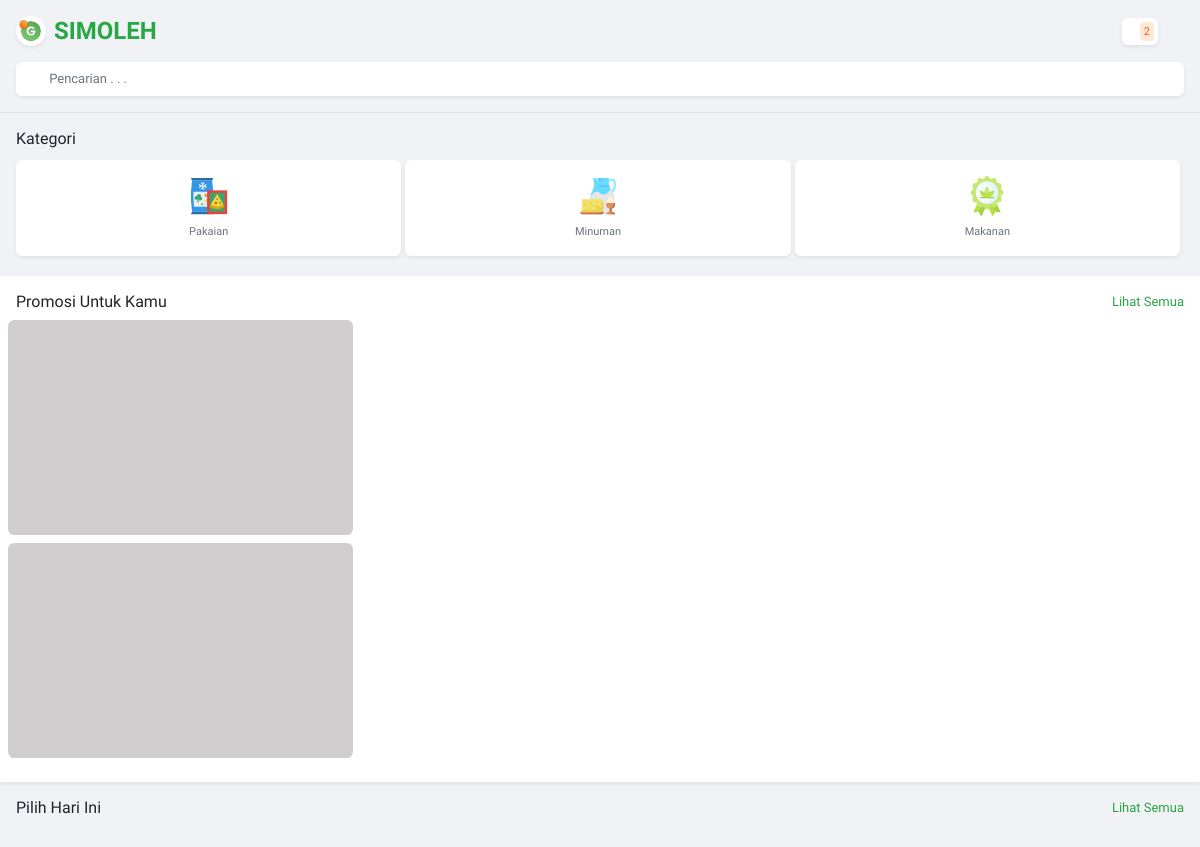
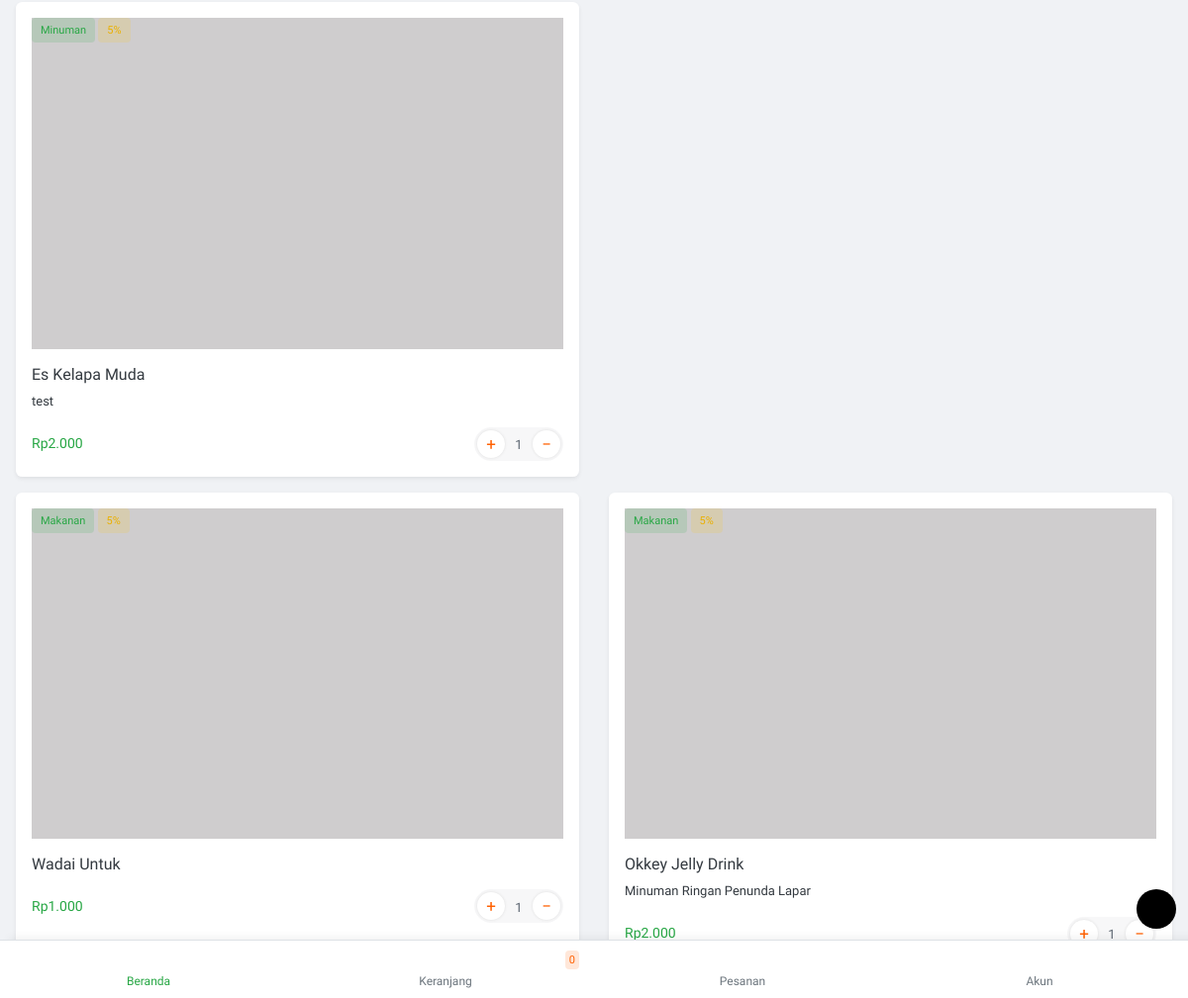
The page / on the database its author committed (2 pictures, top to bottom).
### tables this page shows
CREATE TABLE `tb_kategori` (
  `id_kategori` int(11) NOT NULL,
  `nama_kategori` varchar(50) NOT NULL,
  `slug` varchar(50) NOT NULL,
  `icon` varchar(20) NOT NULL
);

CREATE TABLE `tb_produk` (
  `id_produk` int(11) NOT NULL,
  `id_kategori` int(11) NOT NULL,
  `nama_produk` varchar(50) NOT NULL,
  `harga` varchar(50) NOT NULL,
  `harga_promosi` varchar(50) NOT NULL,
  `deskripsi` text NOT NULL,
  `gambar` varchar(100) NOT NULL,
  `promosi` int(11) NOT NULL,
  `terlaris` int(11) NOT NULL
);

### application/controllers/beranda.php (called while the page is built, shortened)
<?php
class Beranda extends CI_Controller {
	function __construct(){
		$this->load->model('mberanda');
	}
	public function index()
	{
		$data['data_kategori'] = $this->mberanda->get_kategori();
		$data['data_promosi'] = $this->mberanda->get_promosi();
		$this->load->view('tema/head');
		$this->load->view('beranda',$data);
		$this->load->view('tema/menu');
		$this->load->view('tema/footer');
	}
}

### index.php (called while the page is built, shortened)
<?php
require_once BASEPATH.'core/CodeIgniter.php';

### application/models/mberanda.php (called while the page is built, shortened)
<?php if ( ! defined('BASEPATH')) exit('No direct script access allowed');
class Mberanda extends CI_Model {
public function get_kategori()
	{
		$query = $this->db->query("SELECT * FROM `tb_kategori` ORDER BY `tb_kategori`.`id_kategori` DESC");
		return $query;
	}
public function get_promosi()
	{
		$query = $this->db->query("SELECT * FROM `tb_produk` WHERE promosi=1");
		return $query;
	}
}

### application/views/beranda.php (the view)
<div class="osahan-home-page">
   <div class="border-bottom p-3">
      <div class="title d-flex align-items-center">
         <a href="home.html" class="text-decoration-none text-dark d-flex align-items-center">
            <img class="osahan-logo mr-2" src="img/logo.svg">
            <h4 class="font-weight-bold text-success m-0">SIMOLEH</h4>
         </a>
         <p class="ml-auto m-0">
            <a href="notification.html" class="text-decoration-none bg-white p-1 rounded shadow-sm d-flex align-items-center">
            <i class="text-dark icofont-notification"></i>
            <span class="badge badge-danger p-1 ml-1 small">2</span>
            </a>
         </p>
         <a class="toggle ml-3" href="#"><i class="icofont-navigation-menu"></i></a>
      </div>
      <a href="<?= site_url()?>pencarian" class="text-decoration-none">
         <div class="input-group mt-3 rounded shadow-sm overflow-hidden bg-white">
            <div class="input-group-prepend">
               <button class="border-0 btn btn-outline-secondary text-success bg-white"><i class="icofont-search"></i></button>
            </div>
            <input type="text" class="shadow-none border-0 form-control pl-0" placeholder="Pencarian . . ." aria-label="" aria-describedby="basic-addon1">
         </div>
      </a>
   </div>
   <div class="osahan-body">
      <div class="p-3 osahan-categories">
         <h6 class="mb-2">Kategori</h6>
      <?php $chunks = array_chunk($data_kategori->result(), 4); ?>
         <?php foreach ($chunks as $data_chunk): ?>
          <div class="row m-0">
         		<?php foreach ($data_chunk as $key => $data): ?>
              <div class="col pl-0 pr-1 py-1">
                 <div class="bg-white shadow-sm rounded text-center  px-2 py-3 c-it">
                    <a href="<?= base_url('')?>beranda/kategori/<?= strtolower($data->nama_kategori); ?>">
                       <img src="<?php echo base_url()?>file/<?php echo $data->icon; ?>" class="img-fluid px-2">
                       <p class="m-0 pt-2 text-muted text-center"><?= $data->nama_kategori; ?></p>
                    </a>
                 </div>
              </div>
          	<?php endforeach;?>
           </div>
         <?php endforeach;?>
      </div>
      <div class="py-3 bg-white osahan-promos shadow-sm">
         <div class="d-flex align-items-center px-3 mb-2">
            <h6 class="m-0">Promosi Untuk Kamu</h6>
            <a href="promos.html" class="ml-auto text-success">Lihat Semua</a>
         </div>
         <div class="promo-slider">
            <?php foreach ($data_promosi->result() as $data): ?>
            <div class="osahan-slider-item m-2">
               <a href=""><img src="<?= base_url()?>file/<?php echo $data->gambar; ?>" class="img-fluid mx-auto rounded" alt="<?= $data->nama_produk; ?>"></a>
            </div>
            <?php endforeach;?>
         </div>
      </div>
      <div class="title d-flex align-items-center mb-3 mt-3 px-3">
         <h6 class="m-0">Pilih Hari Ini</h6>
         <a class="ml-auto text-success" href="picks_today.html">Lihat Semua</a>
      </div>
      <div class="pick_today px-3">
         <?php $a=1; foreach ($data_kategori->result() as $data): ?>
         <div class="row <?php if ($a>=2) { echo "pt-3"; }?>">
            <?php
            $id_kategori = $data->id_kategori;
            $data_produk = $this->db->query("SELECT * FROM `tb_produk` JOIN tb_kategori ON tb_produk.id_kategori=tb_kategori.id_kategori WHERE tb_produk.id_kategori='$id_kategori' LIMIT 2");
            foreach ($data_produk->result() as $data_p): ?>
            <div class="col-6">
               <div class="list-card bg-white h-100 rounded overflow-hidden position-relative shadow-sm">
                  <div class="list-card-image">
                     <a href="product_details.html" class="text-dark">
                        <div class="member-plan position-absolute">
                           <span class="badge mt-3 mb-3 ml-3 badge-success"><?= $data_p->nama_kategori; ?></span>
                           <span class="badge badge-warning">5%</span>
                        </div>
                        <div class="p-3">
                           <img src="<?= base_url()?>file/<?= $data_p->gambar;?>" class="img-fluid item-img w-100 mb-3">
                           <h6><?= $data_p->nama_produk; ?></h6>
                           <p><?= $data_p->deskripsi; ?></p>
                           <div class="d-flex align-items-center">
                              <h6 class="price m-0 text-success"><?= "Rp" . number_format($data_p->harga,0,',','.'); ?></h6>
                     <a class="ml-auto" href="cart.html">
                     <div class="input-group input-spinner ml-auto cart-items-number">
                     <div class="input-group-prepend">
                     <button class="btn btn-success btn-sm" type="button" id="button-plus"> + </button>
                     </div>
                     <input type="text" class="form-control" value="1">
                     <div class="input-group-append">
                     <button class="btn btn-success btn-sm" type="button" id="button-minus"> − </button>
                     </div>
                     </div>
                     </a>
                     </div>
                     </div>
                     </a>
                  </div>
               </div>
            </div>
            <?php endforeach;?>
         </div>
         <?php $a++; endforeach;?>
      </div>
      <div class="title d-flex align-items-center p-3">
      </div>
   </div>
</div>

### application/views/tema/head.php (shortened to what this page needs)
<!DOCTYPE html>
<html lang="en">
<head>
	<link rel="stylesheet" type="text/css" href="<?php echo base_url() ?>assets2/vendor/slick/slick.min.css"/>
	<link rel="stylesheet" type="text/css" href="<?php echo base_url() ?>assets2/vendor/slick/slick-theme.min.css"/>
	<link href="<?php echo base_url() ?>assets2/vendor/icons/icofont.min.css" rel="stylesheet" type="text/css">
	<link href="<?php echo base_url() ?>assets2/vendor/bootstrap/css/bootstrap.min.css" rel="stylesheet">
	<link href="<?php echo base_url() ?>assets2/vendor/snackbar/snackbar.min.css" rel="stylesheet">
	<link href="<?php echo base_url() ?>assets2/css/style.css" rel="stylesheet">
	<link href="<?php echo base_url() ?>assets2/vendor/sidebar/demo.css" rel="stylesheet">
</head>
<body class="fixed-bottom-padding">
<div class="theme-switch-wrapper"
	 style="display: <?php echo ($this->uri->segment(2) === 'alamatpeta' || $this->uri->segment(2) === 'checkout' || $this->uri->segment(2) === 'proses') ? 'none' : 'block' ?>">
	<label class="theme-switch" for="checkbox">
		<i class="icofont-moon"></i>
	</label>
</div>

### application/views/tema/menu.php
<div class="osahan-menu-fotter fixed-bottom bg-white text-center border-top">
	<div class="row m-0">
		<a href="<?= base_url() ?>beranda"
		   class="text-muted col small text-decoration-none p-2 <?php if ($this->session->userdata('menu') == 'beranda') {
			   echo "selected";
		   } ?>">
			<p class="h5 m-0"><i class="<?php if ($this->session->userdata('menu') == 'beranda') {
					echo "text-success";
				} ?> icofont-grocery"></i></p>
			Beranda
		</a>
		<a style="position: relative" href="<?= base_url() ?>keranjang"
		   class="text-muted col small text-decoration-none p-2 <?php if ($this->session->userdata('menu') == 'keranjang') {
			   echo "selected";
		   } ?>">
			<p class="h5 m-0"><i class="icofont-cart"></i></p>
			Keranjang
			<div style="position: absolute;top:10px;right: 15px" class="badge badge-danger p-1 ml-1 small"
				 id="cart-item-count">0
			</div>
		</a>
		<a href="<?= base_url() ?>pesanan"
		   class="text-muted col small text-decoration-none p-2 <?php if ($this->session->userdata('menu') == 'pesanan') {
			   echo "selected";
		   } ?>">
			<p class="h5 m-0"><i class="icofont-bag"></i></p>
			Pesanan
		</a>
		<a href="<?= base_url() ?>akun"
		   class="text-muted col small text-decoration-none p-2 <?php if ($this->session->userdata('menu') == 'akun') {
			   echo "selected";
		   } ?>">
			<p class="h5 m-0"><i class="icofont-user"></i></p>
			Akun
		</a>
	</div>
</div>

### application/views/tema/footer.php (shortened to what this page needs)
</body>
</html>

### assets2/css/style.css (style rules this page uses)
body { font-family: 'Ubuntu', sans-serif; font-size: 13px; background-color: #f0f2f5; }
.small, small { font-size: 12px; }
div,a { outline: none !important; text-decoration: none !important; }
a.selected { color: #28a745 !important; }
.fixed-bottom-padding { padding-bottom: 59px; }
.fixed-bottom { border-radius: 0px; box-shadow: 10px -1px 10px rgba(0, 0, 0, .075); height: 59px; }
.osahan-logo { height: 30px; box-shadow: 0 .125rem .25rem rgba(0,0,0,.075)!important; border-radius: 17px; }
.cart-items-number .form-control { max-width: 30px; text-align: center; padding: 0px; height: 30px; border: none !important; background: transparent; color: #5d6671; }
.cart-items-number .btn { width: 28px; background: #fff; height: 28px; border-radius: 50px !important; color: #ff6000; font-size: 17px; box-shadow: 0px 0px 3px #dedede; line-height: 18px; text-align: center; padding: 0px; margin: 0px !important; display: flex; align-items: center; justify-content: center; border: none !important; }
.cart-items-number .input-group-prepend { height: 28px; width: 28px; }
.cart-items-number .input-group-append { height: 28px; width: 28px; }
.cart-items-number { border-radius: 50px; padding: 3px; background: #f7f7f8; width: 90px; height: 34px; }
.list-card-image .price { font-size: 14px; }
.c-it p { font-size: 11px; overflow: hidden; text-overflow: ellipsis; }
.c-it img { height: 40px; }
.btn-success { background: #28a745; background: -moz-linear-gradient(-45deg, #28a745 0%, #5ad363 100%); background: -webkit-linear-gradient(-45deg, #28a745 0%,#5ad363 100%); background: linear-gradient(135deg, #28a745 0%,#5ad363 100%); filter: progid:DXImageTransform.Microsoft.gradient( startColorstr='#28a745', endColorstr='#5ad363',GradientType=1 ); ; }
label { margin: 0 0 2px 0; font-size: 12px; color: #4a4949; }
.form-control { border-bottom: 1px solid #cacdd0; border-top: 0px; border-left: 0px; border-right: 0px; background-color: transparent; border-radius: 0px; font-size: 13px; box-shadow: none !important; }
.input-group .btn { border-right: none; border-left: none; border-top: none; border-radius: 0px; border-bottom: 1px solid #cacdd0; }
.btn { font-size: 13px; }
.badge { font-size: 11px; padding: 7px 9px; font-weight: 500; }
.badge-success { color: #28a745; background-color: rgb(40 167 69 / 15%); }
.badge-warning { color: #eab002; background-color: rgb(255 193 7 / 15%); }
.badge-danger { color: #ff6000; background-color: rgb(255 96 0 / 15%); }
.rounded { border-radius: .40rem!important; }
.theme-switch-wrapper { position: fixed; bottom: 12px; right: 12px; z-index: 99999; width: 40px; height: 40px; border-radius: 50px; display: flex; align-items: center; justify-content: center; cursor: pointer; }
.fixed-bottom-padding .theme-switch-wrapper { bottom: 70px; }
.theme-switch { width: 40px; height: 40px; background: #000; color: #fff; border-radius: 50px; font-size: 20px; margin: 0px; display: flex; align-items: center; justify-content: center; cursor: pointer; }

### application/views/tema/head.php (style rules this page uses)
html, body, #map_canvas { width: 100%; height: 100%; margin: 0; padding: 0; }

### rows shown on the page
tb_kategori: icon (picture), nama_kategori "Pakaian"
tb_kategori: icon (picture), nama_kategori "Minuman"
tb_kategori: icon (picture), nama_kategori "Makanan"
tb_produk: gambar (picture), id_kategori.nama_kategori "Makanan", nama_produk "Okkey Jelly Drink", deskripsi "Minuman Ringan Penunda Lapar", harga "2.000"
tb_produk: gambar (picture), id_kategori.nama_kategori "Minuman", nama_produk "Es Kelapa Muda", deskripsi "test", harga "2.000"
tb_produk: id_kategori.nama_kategori "Makanan", gambar (picture), nama_produk "Wadai Untuk", harga "1.000"
